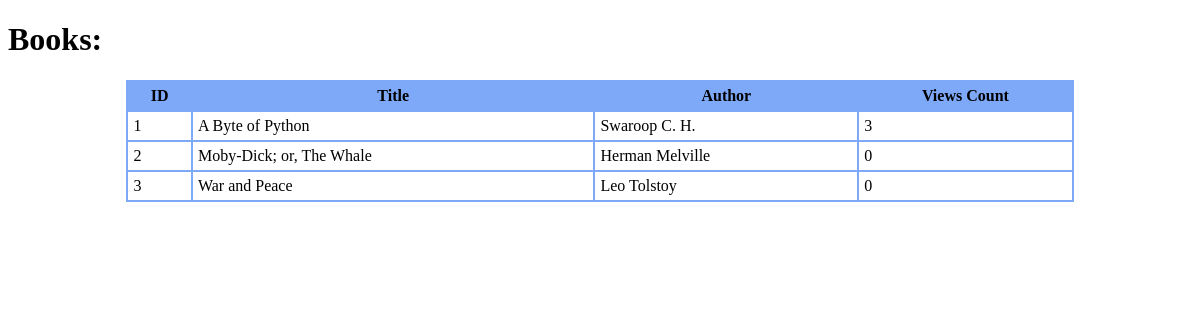
/books, run on the app's committed database.
### tables this page shows
CREATE TABLE `table_books` (
                    id INTEGER PRIMARY KEY AUTOINCREMENT, 
                    title, 
                    author,
                    views_cnt
                );

### routes.py (the view)
@app.route('/books')
def all_books() -> str:
    return render_template(
        'index.html',
        books=get_all_books(),
    )

### models.py (called while the page is built)
def get_all_books() -> list[Book]:
    with sqlite3.connect('table_books.db') as conn:
        cursor: sqlite3.Cursor = conn.cursor()
        cursor.execute(
            """
            SELECT * from `table_books`
            """
        )
        result = [increment_views_count(Book(*row)) for row in cursor.fetchall()]
        return result

def increment_views_count(book_obj):
    with sqlite3.connect('table_books.db') as conn:
        cursor: sqlite3.Cursor = conn.cursor()
        cursor.execute(
            """
            SELECT views_cnt FROM `table_books`
            WHERE id = ?
            """, (book_obj.id, )
        )
        value = cursor.fetchone()
        logger.debug(f'value is - {value[0]}')
        int_value = int(value[0])
        int_value += 1
        cursor.execute(
            """
            UPDATE `table_books`
            SET views_cnt = ?
            WHERE id = ?
            """, (book_obj.id, str(int_value))
        )
    return book_obj

### templates/index.html (shortened to what this page needs)
<!DOCTYPE html>
<html>
<head>
    <link rel="stylesheet" type="text/css" href="../static/style.css">
</head>
<body>
<h1>Books:</h1>
{% if books %}
<table class="customTable">
    <thead>
    <tr>
        <th>ID</th>
        <th>Title</th>
        <th>Author</th>
        <th>Views Count</th>
    </tr>
    </thead>
    <tbody>
    {% for book in books %}
    <tr>
        <td>
            {{ book.id }}
        </td>
        <td>
            {{ book.title }}
        </td>
        <td>
            {{ book.author }}
        </td>
        <td>
            {{ book.views_cnt }}
        </td>
    </tr>
    {% endfor %}
    </tbody>
</table>
{% else %}
<h2> Sorry, no books in DB.</h2>
{% endif %}
</body>
</html>

### static/style.css (style rules this page uses)
table.customTable { width: 80%; background-color: #FFFFFF; border-collapse: collapse; border-width: 2px; border-color: #7ea8f8; border-style: solid; color: #000000; margin: auto; }
table.customTable td, table.customTable th { border-width: 2px; border-color: #7ea8f8; border-style: solid; padding: 5px; }
table.customTable thead { background-color: #7ea8f8; }

### data on the page
table_books: id "1", title "A Byte of Python", author "Swaroop C. H.", views_cnt "3"
table_books: id "2", title "Moby-Dick; or, The Whale", author "Herman Melville", views_cnt "0"
table_books: id "3", title "War and Peace", author "Leo Tolstoy", views_cnt "0"
